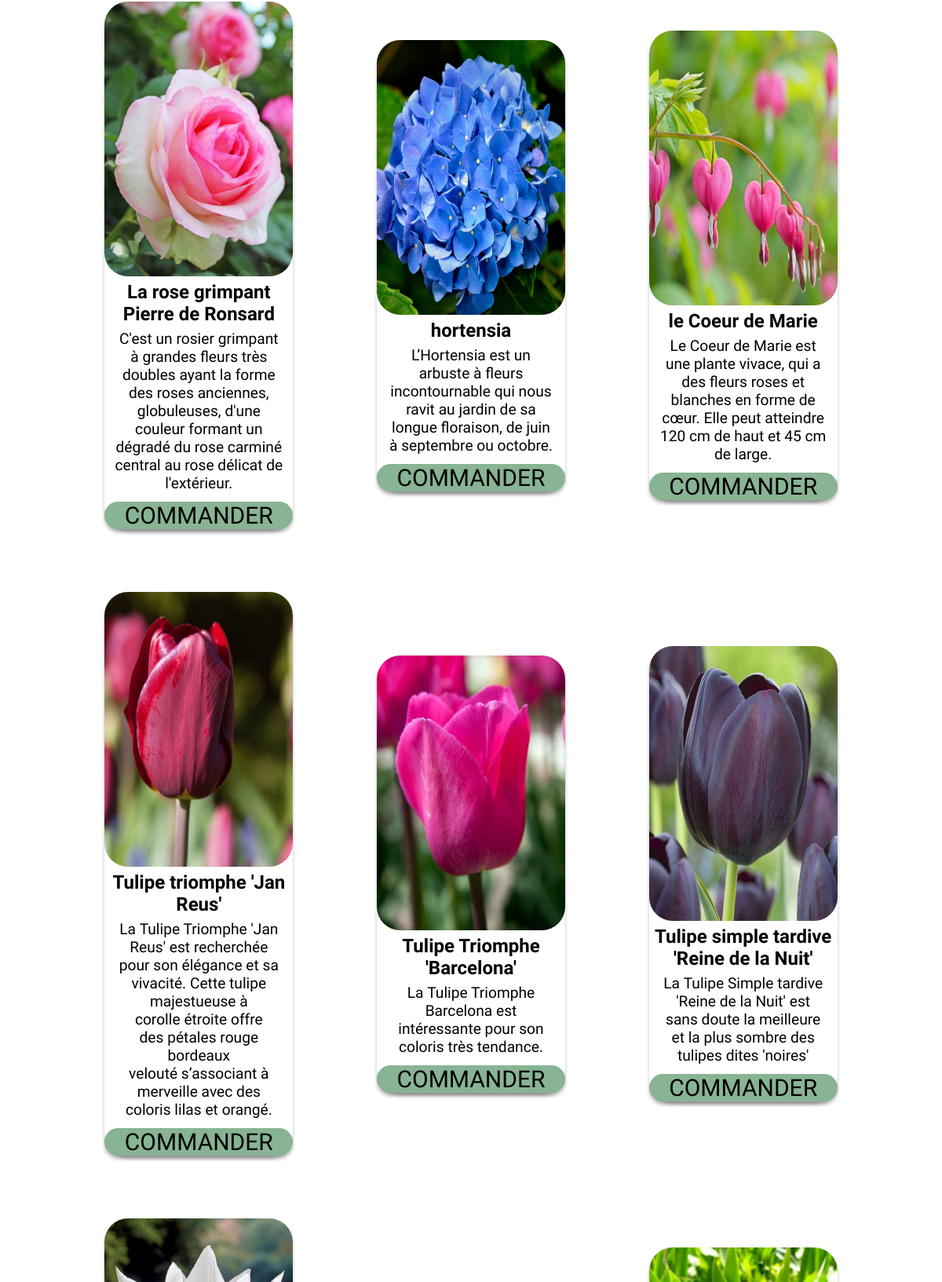
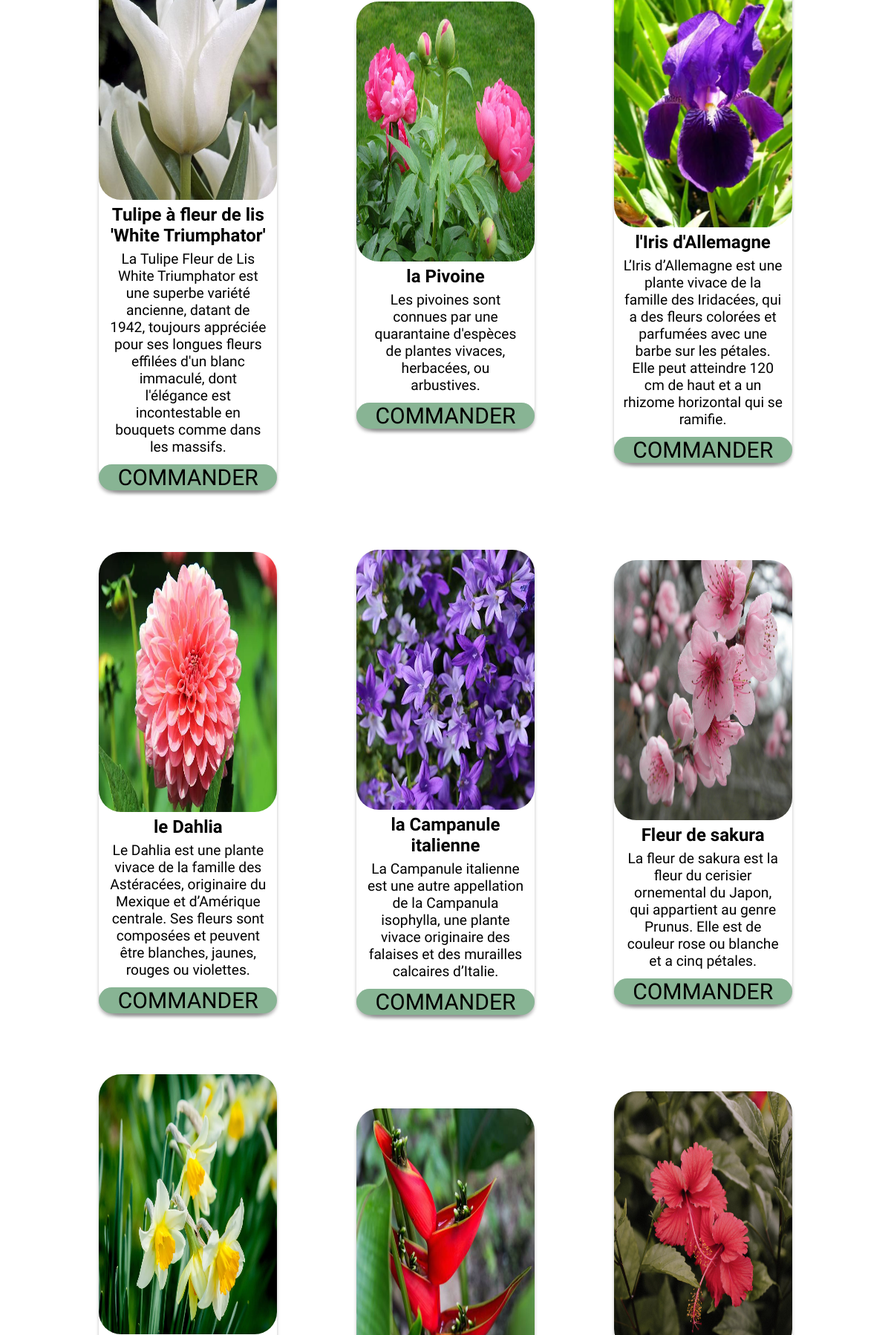
The app's page /shop.php (middle part), older data (2 pictures, top to bottom).
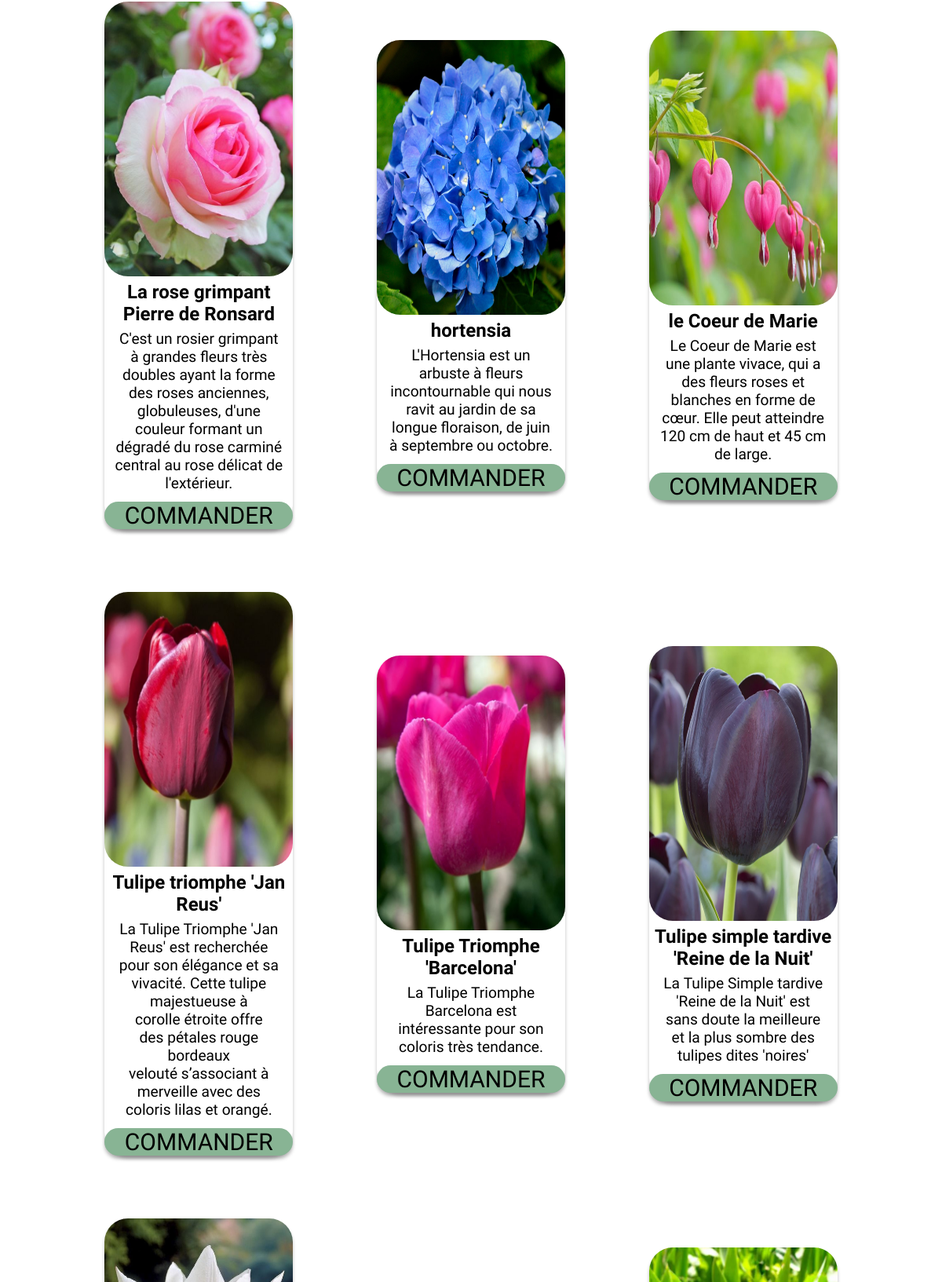
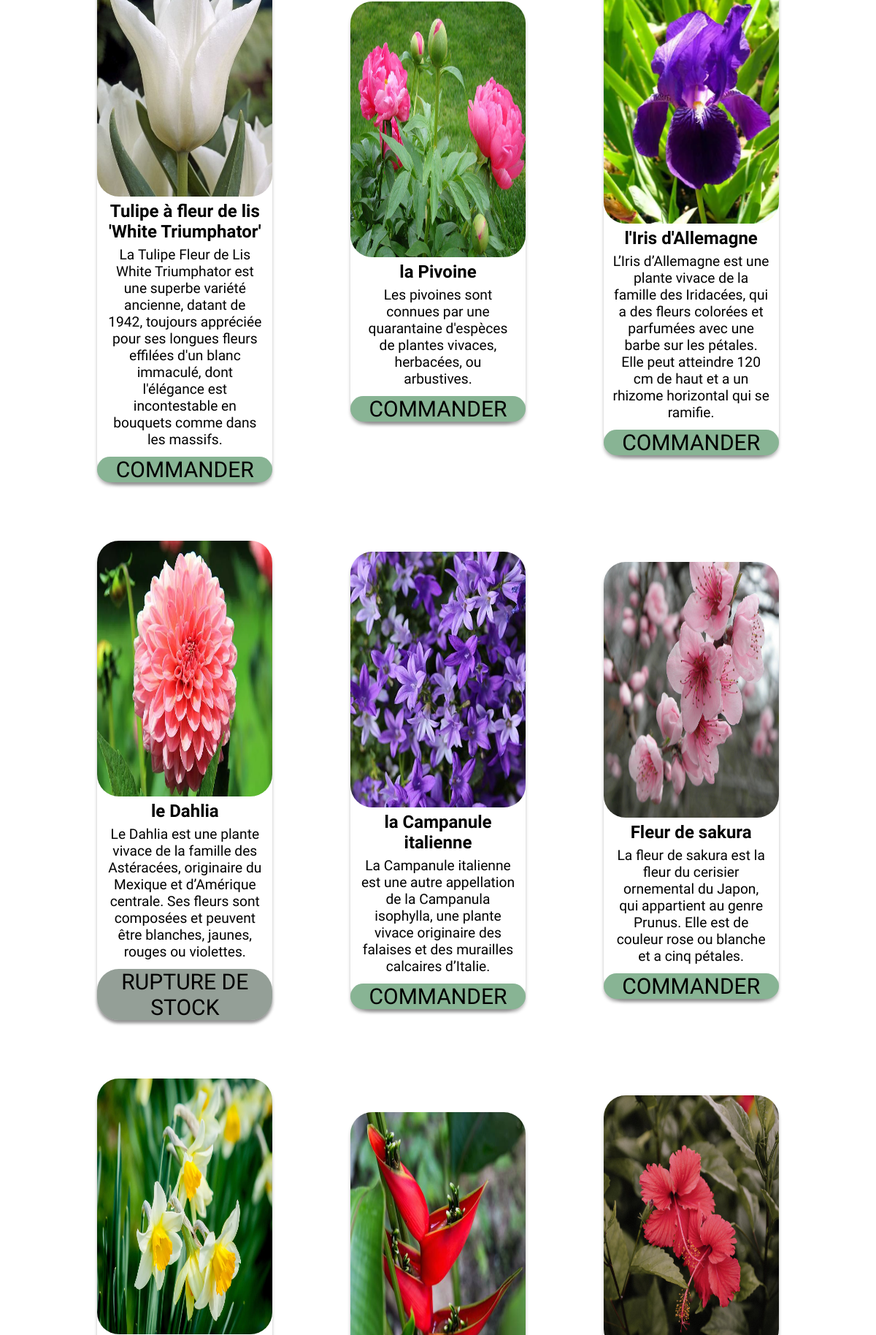
The same page, newer data (2 pictures, top to bottom).
### tables this page shows
CREATE TABLE IF NOT EXISTS `t_produit` (
  `idProduit` int(11) NOT NULL AUTO_INCREMENT,
  `Designation` varchar(100) NOT NULL,
  `prix` float NOT NULL,
  `Stock` int(11) NOT NULL,
  `Description` varchar(255) NOT NULL,
  `Image` varchar(100) NOT NULL,
  `idCategorie` int(11) NOT NULL,
  PRIMARY KEY (`idProduit`),
  KEY `T_PRODUIT_T_CATEGORIE0_FK` (`idCategorie`)
);

### shop.php (the view, shortened to what this page needs)
<?php
include 'header.php'?>
    <main>
            <?php
                require 'connection.php';
                $table = $dbh->query('SELECT * FROM t_categorie');
            ?>
        <?php
            if(isset($recherche)){
                $table = $dbh->prepare('SELECT * FROM t_produit WHERE Designation LIKE CONCAT("%", :recherche, "%")');
                $table->bindParam(':recherche', $recherche);
                $table->execute();
                $comeBack = 'recherche';
            } else {
                if (isset($categ)){
                    $table = $dbh->prepare('SELECT * FROM t_produit WHERE idCategorie=:categ');
                    $table->bindParam(':categ', $_GET["categ"]);
                    $table->execute();
                    $comeBack = 'categ';
                } else {
                    $table = $dbh->query('SELECT * FROM t_produit');
                }
            }
            echo '<div id="shop">';
                $tableProduits = $table->fetchAll();
                foreach ($tableProduits as $ligne) {
                    echo '<div class="card" id="article_'.$ligne['idProduit'].'" onClick="document.location.href=\'detailAnnonce.php?produit='.$ligne['idProduit'].'\'">
                            <img src="./images/'.$ligne['Image'].'" alt="'.$ligne['Designation'].'">
                            <h2>'.utf8_encode($ligne['Designation']).'</h2>
                            <p>'.utf8_encode($ligne['Description']).'</p>';
                            if ($ligne['Stock'] == 0){
                                echo '<form><button style="background-color:#949F97">RUPTURE DE STOCK</button></form>';
                            } else {
                            echo '<form action="backPanier/panierAdd.php">';
                            echo '<button type="submit" name="idProduit" value='.$ligne['idProduit'].' style="cursor:pointer">COMMANDER</button>
                            </form>';
                        }
                        echo '</div>';
                }
            ?>
        </div>
    </main>
</body>
</html>

Row changes from the older to the newer data that the page shows:
changed t_produit "hortensia": Description "L’Hortensia est un arbuste à fleurs incontournable qui nous ravit au jardin de sa longue floraison, de juin à septembre ou octobre." → "L'Hortensia est un arbuste à fleurs incontournable qui nous ravit au jardin de sa longue floraison, de juin à septembre ou octobre."
changed t_produit "le Dahlia": Stock "COMMANDER" → "RUPTURE DE STOCK"
